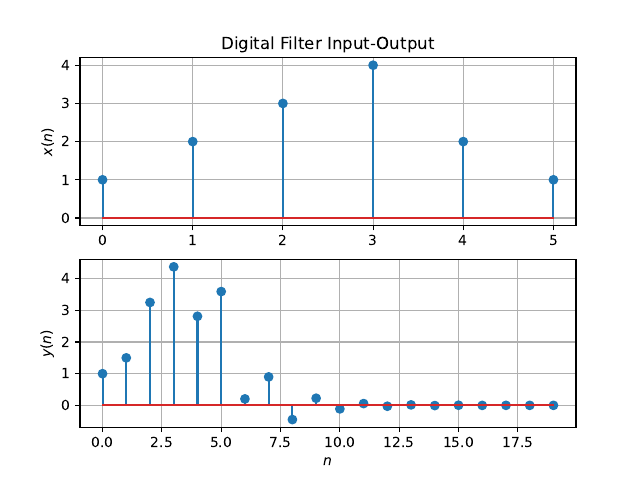

The script that saved this image:
import numpy as np
import matplotlib.pyplot as plt
#If using termux
#import subprocess
#import shlex
#end if



x=np.array([1.0,2.0,3.0,4.0,2.0,1.0])
k = 20
y = np.zeros(20)


y[0] = x[0]
y[1] = -0.5*y[0]+x[1]

for n in range(2,k-1):
	if n < 6:
		y[n] = -0.5*y[n-1]+x[n]+x[n-2]
	elif n > 5 and n < 8:
		y[n] = -0.5*y[n-1]+x[n-2]
	else:
		y[n] = -0.5*y[n-1]
print(y)

#subplots
plt.subplot(2, 1, 1)
plt.stem(range(0,6),x)
plt.title('Digital Filter Input-Output')
plt.ylabel('$x(n)$')
plt.grid()# minor


plt.subplot(2, 1, 2)
plt.stem(range(0,k),y)
plt.xlabel('$n$')
plt.ylabel('$y(n)$')
plt.grid()# minor

#If using termux
#plt.savefig('../figs/xnyn.pdf')
#plt.savefig('../figs/xnyn.eps')
#subprocess.run(shlex.split("termux-open ../figs/xnyn.pdf"))
#else
plt.savefig('Assignment 1/xnyn.pdf')
plt.show()
